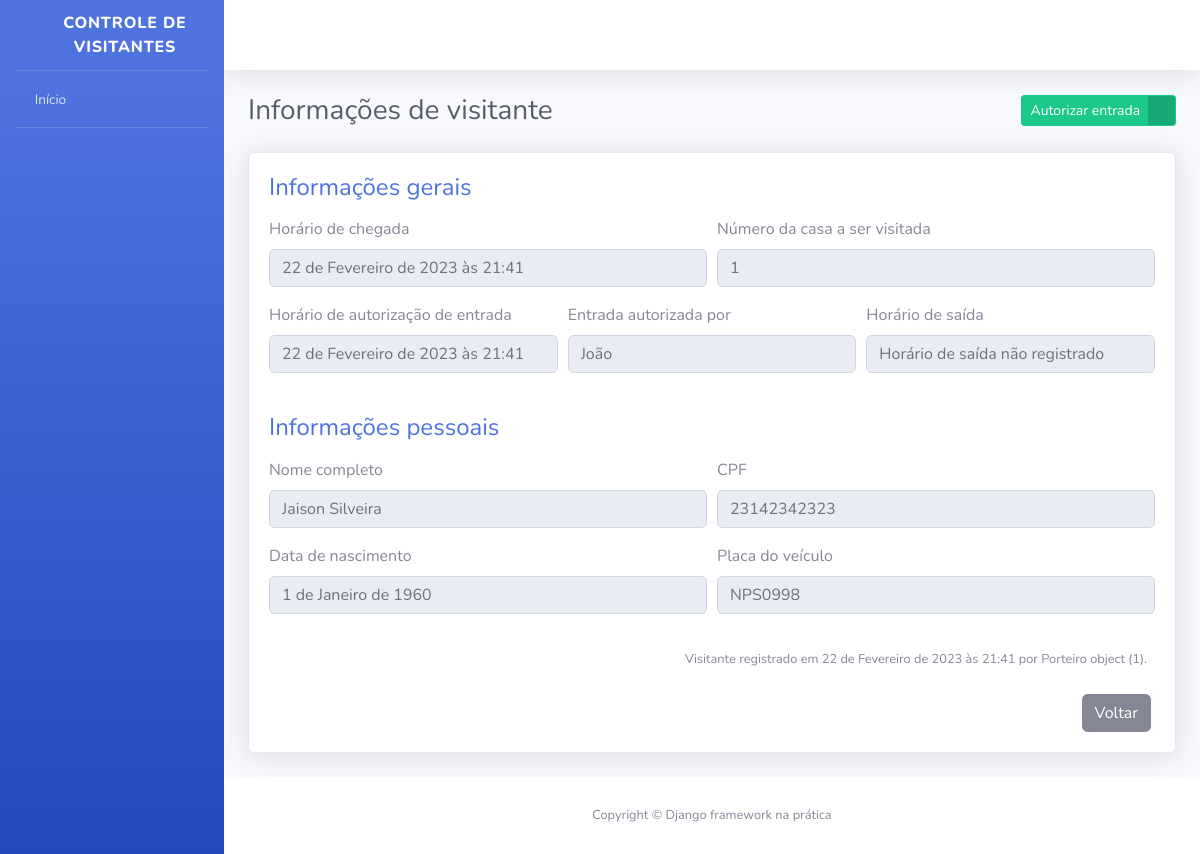
Page /visitantes/2/ on the committed database.
### visitantes/models.py (models this page shows, shortened)
class Visitante(models.Model):
    STATUS_VISITANTE = [
        ("AGUARDANDO", "Aguardando autorização"),
        ("EM_VISITA", "Em visita"),
        ("FINALIZADO", "Visita finalizada"),
    ]
    status = models.CharField(
        verbose_name="Status",
        max_length=10,
        choices=STATUS_VISITANTE,
        default="AGUARDANDO"
    )
    nome_completo = models.CharField(
        verbose_name="Nome completo",
        max_length=194
        )
    cpf = models.CharField(
        verbose_name="CPF",
        max_length=11
        )
    data_nascimento = models.DateField(
        verbose_name="Da de nascimento",
        auto_now_add=False,
        auto_now=False
        )
    numero_casa = models.PositiveSmallIntegerField(
        verbose_name="Número da casa visitada"
        )
    placa_veiculo = models.CharField(
        verbose_name="Placa veículo",
        max_length=8,
        blank=True,
        null=True
        )
    horario_chegada = models.DateTimeField(
        verbose_name="Horário de chegada na portaria",
        auto_now_add=True
        )
    horario_saida = models.DateTimeField(
        verbose_name="Horário de saída",
        auto_now=False,
        blank=True,
        null=True
        )
    horario_autorizacao = models.DateTimeField(
        verbose_name= "Horário de autorização",
        auto_now=False,
        blank=True,
        null=True
        )
    morador_responsavel = models.CharField(
        verbose_name="Morador responsável pela autorização",
        max_length=194,
        blank=True
        )
    registrado_por = models.ForeignKey(
        "porteiros.Porteiro",
        verbose_name="Porteiro responsável",
        on_delete=models.PROTECT
    )
    def get_horario_saida(self):
        if self.horario_saida:
            return self.horario_saida
        return "Horário de saída não registrado"
    def get_horario_autorizacao(self):
        if self.horario_autorizacao:
            return self.horario_autorizacao
        return "Visitante aguardando autorização"
    def get_morador_responsavel(self):
        if self.morador_responsavel:
            return self.morador_responsavel
        return "Visitante aguardando autorização"
    def get_placa_veiculo(self):
        if self.placa_veiculo:
            return self.placa_veiculo
        return "Veículo não registrado"
    class Meta:
        verbose_name = "Visitante"
        verbose_name_plural = "Visitantes"
        db_table = "visitante"

### porteiros/models.py (models this page shows, shortened)
class Porteiro(models.Model):
    usuario = models.OneToOneField(
        "usuarios.Usuario",
        verbose_name="Usuário",
        on_delete=models.PROTECT,
    )
    nome_completo = models.CharField(
        verbose_name="Nome completo",
        max_length=194,
    )
    cpf = models.CharField(
        verbose_name="CPF",
        max_length=11,
    )
    telefone = models.CharField(
        verbose_name="Telefone de contato",
        max_length=11,
    )
    data_nascimento = models.DateField(
        verbose_name="Data de nascimento",
        auto_now=False,
        auto_now_add=False,
    )
    class Meta:
        verbose_name = "Porteiro"
        verbose_name_plural = "Porteiros"
        db_table = "porteiro"

### visitantes/views.py (the view, shortened to what this page needs)
# urls.py: path("visitantes/<int:id>/", informacoes_visitante, name="informacoes_visitante"),
def informacoes_visitante(request, id):
    visitante = get_object_or_404(
        Visitante,
        id=id
    )
    form = AutorizarVisitanteForm()
    context = {
        "nome_pagina": "Informações de visitante",
        "visitante": visitante,
        "form": form
    }
    return render(request, "informacoes_visitante.html", context)

### visitantes/forms.py
class AutorizarVisitanteForm(forms.ModelForm):
    morador_responsavel = forms.CharField(required=True)
    class Meta:
        model = Visitante
        fields = [
            "morador_responsavel"
        ]
        error_messages = {
            "morador_responsavel": {
                "required": "Por favor, informe o morador responsável pela autorização de entrada do visitante"
            }
        }

### templates/informacoes_visitante.html (shortened to what this page needs)
{% extends "base.html" %}
{% load widget_tweaks %}
{% block conteudo %}
<div class="container">
    <div class="d-sm-flex align-items-center justify-content-between mb-4">
        <h1 class="h3 mb-0 text-gray-800">{{ nome_pagina }}</h1>
        <div>
            <a href="#" class="btn btn-success btn-icon-split btn-sm" data-toggle="modal" data-target="#modal1">
                <span class="text">Autorizar entrada</span>
                <span class="icon text-white-50">
                    <i class="fas fa-user-check"></i>
                </span>
            </a>
        </div>
    </div>
    <div class="card shadow mb-4">
        <div class="card-body">
            <h4 class="mb-3 text-primary">
                Informações gerais
            </h4>
            <form>
                <div class="form-row">
                    <div class="form-group col-md-6">
                        <label>Horário de chegada</label>
                        <input type="text" class="form-control" value="{{ visitante.horario_chegada }}" disabled>
                    </div>
                    <div class="form-group col-md-6">
                        <label>Número da casa a ser visitada</label>
                        <input type="text" class="form-control" value="{{ visitante.numero_casa }}" disabled>
                    </div>
                </div>
                <div class="form-row">
                    <div class="form-group col-md-4">
                        <label>Horário de autorização de entrada</label>
                        <input type="text" class="form-control" value="{{ visitante.get_horario_autorizacao }}" disabled>
                    </div>
                    <div class="form-group col-md-4">
                        <label>Entrada autorizada por</label>
                        <input type="text" class="form-control" value="{{ visitante.get_morador_responsavel }}" disabled>
                    </div>
                    <div class="form-group col-md-4">
                        <label>Horário de saída</label>
                        <input type="text" class="form-control" value="{{ visitante.get_horario_saida }}" disabled>
                    </div>
                </div>
            </form>
            <h4 class="mb-3 mt-4 text-primary">
                Informações pessoais
            </h4>
            <form>
                <div class="form-row">
                    <div class="form-group col-md-6">
                        <label>Nome completo</label>
                        <input type="text" class="form-control" value="{{ visitante.nome_completo }}" disabled>
                    </div>
                    <div class="form-group col-md-6">
                        <label>CPF</label>
                        <input type="text" class="form-control" value="{{ visitante.cpf }}" disabled>
                    </div>
                </div>
                <div class="form-row">
                    <div class="form-group col-md-6">
                        <label>Data de nascimento</label>
                        <input type="text" class="form-control" value="{{ visitante.data_nascimento }}" disabled>
                    </div>
                    <div class="form-group col-md-6">
                        <label>Placa do veículo</label>
                        <input type="text" class="form-control" value="{{ visitante.get_placa_veiculo }}" disabled>
                    </div>
                </div>
            </form>
            <p class="mr-2 mt-3 mb-4 text-right">
                <small>
                    Visitante registrado em {{ visitante.horario_chegada }} por {{ visitante.registrado_por }}.
                </small>
            </p>
            <div class="mr-1 text-right">
                <a href="#" class="btn btn-secondary text-white" type="button">
                    <span class="text">Voltar</span>
                </a>
            </div>
        </div>
    </div>
</div>
{% endblock %}

### rows in the picture
Visitante: horario_chegada "22 de Fevereiro de 2023 às 21:41", numero_casa "1", get_horario_autorizacao "22 de Fevereiro de 2023 às 21:41", get_morador_responsavel "João", get_horario_saida "Horário de saída não registrado", nome_completo "Jaison Silveira", cpf "23142342323", data_nascimento "1 de Janeiro de 1960", get_placa_veiculo "NPS0998", registrado_por "Porteiro object (1)"

### other values in the picture
{{ nome_pagina }} "Informações de visitante"
